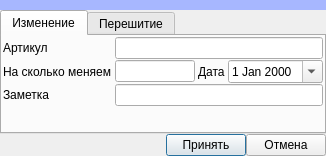
<?xml version="1.0" encoding="UTF-8"?>
<ui version="4.0">
 <class>Dialog</class>
 <widget class="QDialog" name="Dialog">
  <property name="geometry">
   <rect>
    <x>0</x>
    <y>0</y>
    <width>326</width>
    <height>155</height>
   </rect>
  </property>
  <property name="windowTitle">
   <string>Коректировкеа склада</string>
  </property>
  <layout class="QGridLayout" name="gridLayout">
   <property name="leftMargin">
    <number>0</number>
   </property>
   <property name="topMargin">
    <number>0</number>
   </property>
   <property name="rightMargin">
    <number>0</number>
   </property>
   <property name="bottomMargin">
    <number>0</number>
   </property>
   <property name="spacing">
    <number>0</number>
   </property>
   <item row="2" column="0">
    <layout class="QHBoxLayout" name="horizontalLayout">
     <item>
      <spacer name="horizontalSpacer">
       <property name="orientation">
        <enum>Qt::Horizontal</enum>
       </property>
       <property name="sizeHint" stdset="0">
        <size>
         <width>40</width>
         <height>20</height>
        </size>
       </property>
      </spacer>
     </item>
     <item>
      <widget class="QPushButton" name="pushButton">
       <property name="text">
        <string>Принять</string>
       </property>
      </widget>
     </item>
     <item>
      <widget class="QPushButton" name="pushButton_2">
       <property name="text">
        <string>Отмена</string>
       </property>
      </widget>
     </item>
    </layout>
   </item>
   <item row="1" column="0">
    <widget class="QTabWidget" name="tabWidget">
     <property name="currentIndex">
      <number>0</number>
     </property>
     <widget class="QWidget" name="tab">
      <attribute name="title">
       <string>Изменение</string>
      </attribute>
      <layout class="QGridLayout" name="gridLayout_2">
       <property name="leftMargin">
        <number>1</number>
       </property>
       <property name="topMargin">
        <number>1</number>
       </property>
       <property name="rightMargin">
        <number>1</number>
       </property>
       <property name="bottomMargin">
        <number>1</number>
       </property>
       <property name="horizontalSpacing">
        <number>3</number>
       </property>
       <property name="verticalSpacing">
        <number>1</number>
       </property>
       <item row="3" column="1">
        <spacer name="verticalSpacer">
         <property name="orientation">
          <enum>Qt::Vertical</enum>
         </property>
         <property name="sizeHint" stdset="0">
          <size>
           <width>20</width>
           <height>40</height>
          </size>
         </property>
        </spacer>
       </item>
       <item row="0" column="1" colspan="3">
        <widget class="QLineEdit" name="le_art_name"/>
       </item>
       <item row="0" column="0">
        <widget class="QLabel" name="label_3">
         <property name="text">
          <string>Артикул</string>
         </property>
        </widget>
       </item>
       <item row="2" column="1" colspan="3">
        <widget class="QLineEdit" name="le_note_1"/>
       </item>
       <item row="1" column="3">
        <widget class="QDateEdit" name="de_date_1">
         <property name="calendarPopup">
          <bool>true</bool>
         </property>
        </widget>
       </item>
       <item row="1" column="1">
        <widget class="QLineEdit" name="le_balance"/>
       </item>
       <item row="2" column="0">
        <widget class="QLabel" name="label_2">
         <property name="text">
          <string>Заметка</string>
         </property>
        </widget>
       </item>
       <item row="1" column="2">
        <widget class="QLabel" name="label_4">
         <property name="text">
          <string>Дата</string>
         </property>
        </widget>
       </item>
       <item row="1" column="0">
        <widget class="QLabel" name="label">
         <property name="text">
          <string>На сколько меняем</string>
         </property>
        </widget>
       </item>
      </layout>
     </widget>
     <widget class="QWidget" name="tab_2">
      <attribute name="title">
       <string>Перешитие</string>
      </attribute>
      <layout class="QGridLayout" name="gridLayout_3">
       <property name="leftMargin">
        <number>1</number>
       </property>
       <property name="topMargin">
        <number>1</number>
       </property>
       <property name="rightMargin">
        <number>1</number>
       </property>
       <property name="bottomMargin">
        <number>1</number>
       </property>
       <property name="horizontalSpacing">
        <number>3</number>
       </property>
       <property name="verticalSpacing">
        <number>1</number>
       </property>
       <item row="0" column="0">
        <widget class="QLabel" name="label_5">
         <property name="text">
          <string>&lt;html&gt;&lt;head/&gt;&lt;body&gt;&lt;p&gt;&lt;span style=&quot; color:#7c0404;&quot;&gt;Что забираем&lt;/span&gt;&lt;/p&gt;&lt;/body&gt;&lt;/html&gt;</string>
         </property>
        </widget>
       </item>
       <item row="0" column="1" colspan="3">
        <widget class="QLineEdit" name="le_art_name_minus"/>
       </item>
       <item row="1" column="1">
        <widget class="QLineEdit" name="le_balance_2"/>
       </item>
       <item row="1" column="0">
        <widget class="QLabel" name="label_6">
         <property name="text">
          <string>Сколько перешили</string>
         </property>
        </widget>
       </item>
       <item row="1" column="3">
        <widget class="QDateEdit" name="de_date_2">
         <property name="calendarPopup">
          <bool>true</bool>
         </property>
        </widget>
       </item>
       <item row="1" column="2">
        <widget class="QLabel" name="label_7">
         <property name="text">
          <string>Дата</string>
         </property>
        </widget>
       </item>
       <item row="2" column="1" colspan="3">
        <widget class="QLineEdit" name="le_note_2"/>
       </item>
       <item row="2" column="0">
        <widget class="QLabel" name="label_8">
         <property name="text">
          <string>Заметка</string>
         </property>
        </widget>
       </item>
       <item row="3" column="0">
        <widget class="QLabel" name="label_9">
         <property name="text">
          <string>&lt;html&gt;&lt;head/&gt;&lt;body&gt;&lt;p&gt;&lt;span style=&quot; color:#055d00;&quot;&gt;Что добавляем&lt;/span&gt;&lt;/p&gt;&lt;/body&gt;&lt;/html&gt;</string>
         </property>
        </widget>
       </item>
       <item row="3" column="1" colspan="3">
        <layout class="QHBoxLayout" name="horizontalLayout_2">
         <property name="spacing">
          <number>2</number>
         </property>
         <item>
          <widget class="QLineEdit" name="le_art_name_plus"/>
         </item>
         <item>
          <widget class="QToolButton" name="toolButton">
           <property name="text">
            <string>...</string>
           </property>
          </widget>
         </item>
        </layout>
       </item>
       <item row="4" column="1">
        <spacer name="verticalSpacer_2">
         <property name="orientation">
          <enum>Qt::Vertical</enum>
         </property>
         <property name="sizeHint" stdset="0">
          <size>
           <width>20</width>
           <height>40</height>
          </size>
         </property>
        </spacer>
       </item>
      </layout>
     </widget>
    </widget>
   </item>
   <item row="0" column="0">
    <widget class="QWidget" name="widget" native="true">
     <property name="minimumSize">
      <size>
       <width>0</width>
       <height>10</height>
      </size>
     </property>
     <property name="styleSheet">
      <string notr="true">background-color: rgb(167, 183, 255);</string>
     </property>
    </widget>
   </item>
  </layout>
 </widget>
 <resources/>
 <connections>
  <connection>
   <sender>toolButton</sender>
   <signal>clicked()</signal>
   <receiver>Dialog</receiver>
   <slot>ui_view_warehouse()</slot>
   <hints>
    <hint type="sourcelabel">
     <x>308</x>
     <y>98</y>
    </hint>
    <hint type="destinationlabel">
     <x>352</x>
     <y>97</y>
    </hint>
   </hints>
  </connection>
  <connection>
   <sender>tabWidget</sender>
   <signal>currentChanged(int)</signal>
   <receiver>Dialog</receiver>
   <slot>ui_change_tab()</slot>
   <hints>
    <hint type="sourcelabel">
     <x>88</x>
     <y>13</y>
    </hint>
    <hint type="destinationlabel">
     <x>-32</x>
     <y>7</y>
    </hint>
   </hints>
  </connection>
  <connection>
   <sender>pushButton</sender>
   <signal>clicked()</signal>
   <receiver>Dialog</receiver>
   <slot>ui_acc()</slot>
   <hints>
    <hint type="sourcelabel">
     <x>219</x>
     <y>143</y>
    </hint>
    <hint type="destinationlabel">
     <x>227</x>
     <y>226</y>
    </hint>
   </hints>
  </connection>
  <connection>
   <sender>pushButton_2</sender>
   <signal>clicked()</signal>
   <receiver>Dialog</receiver>
   <slot>ui_can()</slot>
   <hints>
    <hint type="sourcelabel">
     <x>292</x>
     <y>141</y>
    </hint>
    <hint type="destinationlabel">
     <x>293</x>
     <y>228</y>
    </hint>
   </hints>
  </connection>
 </connections>
 <slots>
  <slot>ui_view_warehouse()</slot>
  <slot>ui_change_tab()</slot>
  <slot>ui_acc()</slot>
  <slot>ui_can()</slot>
 </slots>
</ui>
